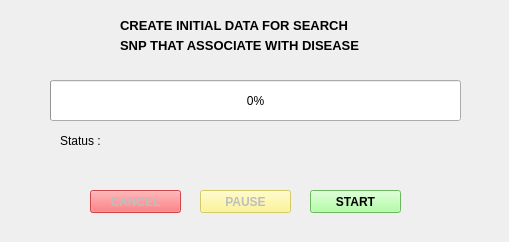
<?xml version="1.0" encoding="UTF-8"?>
<ui version="4.0">
 <class>CreateInitial</class>
 <widget class="QWidget" name="CreateInitial">
  <property name="geometry">
   <rect>
    <x>0</x>
    <y>0</y>
    <width>509</width>
    <height>242</height>
   </rect>
  </property>
  <property name="windowTitle">
   <string>CreateInitialDATA</string>
  </property>
  <widget class="QLabel" name="label">
   <property name="geometry">
    <rect>
     <x>120</x>
     <y>0</y>
     <width>231</width>
     <height>51</height>
    </rect>
   </property>
   <property name="font">
    <font>
     <pointsize>10</pointsize>
     <weight>75</weight>
     <bold>true</bold>
    </font>
   </property>
   <property name="text">
    <string>CREATE INITIAL DATA FOR SEARCH </string>
   </property>
  </widget>
  <widget class="QLabel" name="label_2">
   <property name="geometry">
    <rect>
     <x>120</x>
     <y>30</y>
     <width>241</width>
     <height>31</height>
    </rect>
   </property>
   <property name="font">
    <font>
     <pointsize>10</pointsize>
     <weight>75</weight>
     <bold>true</bold>
    </font>
   </property>
   <property name="text">
    <string>SNP THAT ASSOCIATE WITH DISEASE</string>
   </property>
  </widget>
  <widget class="QPushButton" name="start_btn">
   <property name="geometry">
    <rect>
     <x>310</x>
     <y>190</y>
     <width>91</width>
     <height>23</height>
    </rect>
   </property>
   <property name="font">
    <font>
     <weight>75</weight>
     <bold>true</bold>
    </font>
   </property>
   <property name="styleSheet">
    <string notr="true">background-color: rgb(155, 255, 139);</string>
   </property>
   <property name="text">
    <string>START</string>
   </property>
  </widget>
  <widget class="QLabel" name="label_3">
   <property name="geometry">
    <rect>
     <x>60</x>
     <y>130</y>
     <width>47</width>
     <height>21</height>
    </rect>
   </property>
   <property name="text">
    <string>Status :</string>
   </property>
  </widget>
  <widget class="QLabel" name="status_space">
   <property name="geometry">
    <rect>
     <x>110</x>
     <y>129</y>
     <width>301</width>
     <height>21</height>
    </rect>
   </property>
   <property name="text">
    <string/>
   </property>
  </widget>
  <widget class="QProgressBar" name="progressBar">
   <property name="geometry">
    <rect>
     <x>50</x>
     <y>80</y>
     <width>411</width>
     <height>41</height>
    </rect>
   </property>
   <property name="value">
    <number>0</number>
   </property>
  </widget>
  <widget class="QPushButton" name="cancel_btn">
   <property name="enabled">
    <bool>false</bool>
   </property>
   <property name="geometry">
    <rect>
     <x>90</x>
     <y>190</y>
     <width>91</width>
     <height>23</height>
    </rect>
   </property>
   <property name="font">
    <font>
     <weight>75</weight>
     <bold>true</bold>
    </font>
   </property>
   <property name="styleSheet">
    <string notr="true">background-color: rgb(255, 82, 85);</string>
   </property>
   <property name="text">
    <string>CANCEL</string>
   </property>
  </widget>
  <widget class="QPushButton" name="pause_btn">
   <property name="enabled">
    <bool>false</bool>
   </property>
   <property name="geometry">
    <rect>
     <x>200</x>
     <y>190</y>
     <width>91</width>
     <height>23</height>
    </rect>
   </property>
   <property name="font">
    <font>
     <weight>75</weight>
     <bold>true</bold>
    </font>
   </property>
   <property name="styleSheet">
    <string notr="true">background-color: rgb(255, 82, 85);
background-color: rgb(255, 245, 124);</string>
   </property>
   <property name="text">
    <string>PAUSE</string>
   </property>
  </widget>
 </widget>
 <resources/>
 <connections/>
</ui>
